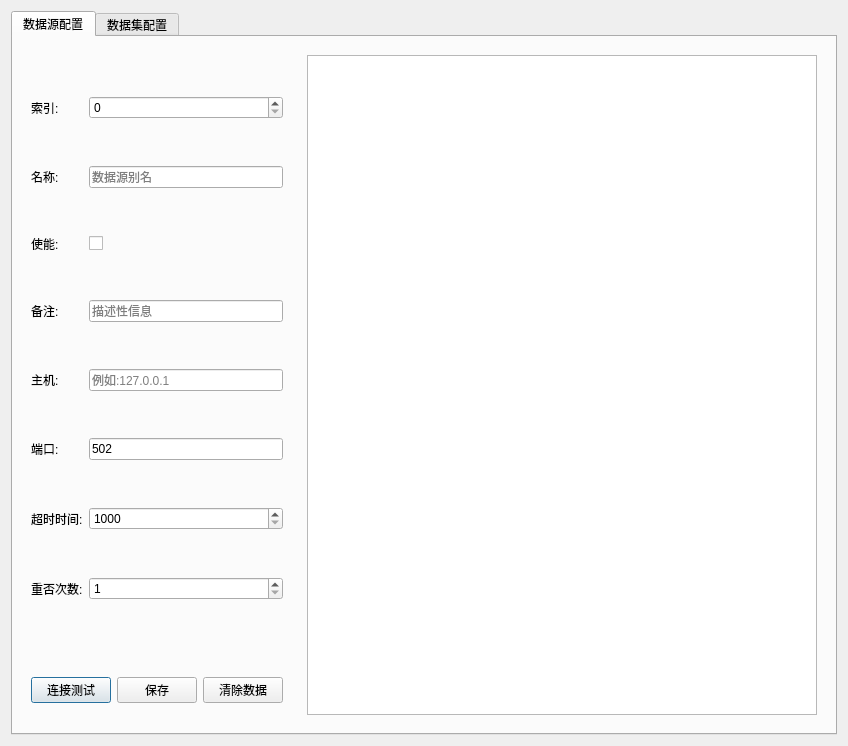
<?xml version="1.0" encoding="UTF-8"?>
<ui version="4.0">
 <class>ConfigDialog</class>
 <widget class="QDialog" name="ConfigDialog">
  <property name="geometry">
   <rect>
    <x>0</x>
    <y>0</y>
    <width>848</width>
    <height>746</height>
   </rect>
  </property>
  <property name="windowTitle">
   <string>MODBUSTCP驱动配置界面</string>
  </property>
  <layout class="QGridLayout" name="gridLayout">
   <item row="0" column="1">
    <widget class="QTabWidget" name="tabWidget">
     <property name="currentIndex">
      <number>0</number>
     </property>
     <property name="tabBarAutoHide">
      <bool>true</bool>
     </property>
     <widget class="QWidget" name="Tab1">
      <attribute name="title">
       <string>数据源配置</string>
      </attribute>
      <layout class="QGridLayout" name="gridLayout_10" rowstretch="9,1" columnstretch="3,7">
       <item row="0" column="0">
        <widget class="QWidget" name="widget_3" native="true">
         <layout class="QGridLayout" name="gridLayout_2">
          <item row="0" column="0">
           <widget class="QLabel" name="Label">
            <property name="text">
             <string>索引:</string>
            </property>
           </widget>
          </item>
          <item row="0" column="1">
           <widget class="QSpinBox" name="index1">
            <property name="sizePolicy">
             <sizepolicy hsizetype="Preferred" vsizetype="Fixed">
              <horstretch>0</horstretch>
              <verstretch>0</verstretch>
             </sizepolicy>
            </property>
            <property name="minimum">
             <number>0</number>
            </property>
           </widget>
          </item>
          <item row="1" column="0">
           <widget class="QLabel" name="Label_2">
            <property name="text">
             <string>名称:</string>
            </property>
           </widget>
          </item>
          <item row="1" column="1">
           <widget class="QLineEdit" name="name1">
            <property name="placeholderText">
             <string>数据源别名</string>
            </property>
           </widget>
          </item>
          <item row="2" column="0">
           <widget class="QLabel" name="Label_3">
            <property name="text">
             <string>使能:</string>
            </property>
           </widget>
          </item>
          <item row="2" column="1">
           <widget class="QCheckBox" name="enable1">
            <property name="checked">
             <bool>false</bool>
            </property>
           </widget>
          </item>
          <item row="3" column="0">
           <widget class="QLabel" name="Label_4">
            <property name="text">
             <string>备注:</string>
            </property>
           </widget>
          </item>
          <item row="3" column="1">
           <widget class="QLineEdit" name="desc1">
            <property name="placeholderText">
             <string>描述性信息</string>
            </property>
           </widget>
          </item>
          <item row="4" column="0">
           <widget class="QLabel" name="Label_7">
            <property name="text">
             <string>主机:</string>
            </property>
           </widget>
          </item>
          <item row="4" column="1">
           <widget class="QLineEdit" name="host">
            <property name="placeholderText">
             <string>例如:127.0.0.1</string>
            </property>
           </widget>
          </item>
          <item row="5" column="0">
           <widget class="QLabel" name="label_4">
            <property name="text">
             <string>端口:</string>
            </property>
           </widget>
          </item>
          <item row="5" column="1">
           <widget class="QLineEdit" name="port">
            <property name="text">
             <string>502</string>
            </property>
            <property name="placeholderText">
             <string>默认:502</string>
            </property>
           </widget>
          </item>
          <item row="6" column="0">
           <widget class="QLabel" name="label_6">
            <property name="text">
             <string>超时时间:</string>
            </property>
           </widget>
          </item>
          <item row="6" column="1">
           <widget class="QSpinBox" name="responseTime">
            <property name="minimum">
             <number>1000</number>
            </property>
            <property name="maximum">
             <number>10000</number>
            </property>
            <property name="singleStep">
             <number>100</number>
            </property>
           </widget>
          </item>
          <item row="7" column="0">
           <widget class="QLabel" name="label_7">
            <property name="text">
             <string>重否次数:</string>
            </property>
           </widget>
          </item>
          <item row="7" column="1">
           <widget class="QSpinBox" name="numberOfRetries">
            <property name="minimum">
             <number>1</number>
            </property>
            <property name="maximum">
             <number>4</number>
            </property>
           </widget>
          </item>
         </layout>
        </widget>
       </item>
       <item row="1" column="0">
        <widget class="QWidget" name="widget" native="true">
         <layout class="QHBoxLayout" name="horizontalLayout">
          <item>
           <widget class="QPushButton" name="connectTest">
            <property name="text">
             <string>连接测试</string>
            </property>
           </widget>
          </item>
          <item>
           <widget class="QPushButton" name="saveDataSource">
            <property name="text">
             <string>保存</string>
            </property>
           </widget>
          </item>
          <item>
           <widget class="QPushButton" name="clearDataSource">
            <property name="text">
             <string>清除数据</string>
            </property>
           </widget>
          </item>
         </layout>
        </widget>
       </item>
       <item row="0" column="1" rowspan="2">
        <widget class="QWidget" name="widget_2" native="true">
         <layout class="QGridLayout" name="gridLayout_3">
          <item row="0" column="0">
           <widget class="QTableView" name="tableView1">
            <property name="enabled">
             <bool>true</bool>
            </property>
            <property name="lineWidth">
             <number>1</number>
            </property>
            <property name="editTriggers">
             <set>QAbstractItemView::NoEditTriggers</set>
            </property>
           </widget>
          </item>
         </layout>
        </widget>
       </item>
      </layout>
     </widget>
     <widget class="QWidget" name="Tab2">
      <attribute name="title">
       <string>数据集配置</string>
      </attribute>
      <layout class="QGridLayout" name="gridLayout_9" rowstretch="9,1" columnstretch="3,7">
       <item row="0" column="0">
        <widget class="QWidget" name="widget_7" native="true">
         <layout class="QGridLayout" name="gridLayout_8" rowstretch="1,1" columnstretch="1,1">
          <item row="1" column="0">
           <widget class="QGroupBox" name="groupBox_2">
            <property name="title">
             <string>读信息:</string>
            </property>
            <layout class="QGridLayout" name="gridLayout_5">
             <item row="0" column="0">
              <widget class="QLabel" name="label1">
               <property name="text">
                <string>主机地址:</string>
               </property>
              </widget>
             </item>
             <item row="0" column="1">
              <widget class="QLineEdit" name="server_read"/>
             </item>
             <item row="1" column="0">
              <widget class="QLabel" name="label_13">
               <property name="text">
                <string>功能码:</string>
               </property>
              </widget>
             </item>
             <item row="1" column="1">
              <widget class="QComboBox" name="code_read"/>
             </item>
             <item row="2" column="0">
              <widget class="QLabel" name="label_14">
               <property name="text">
                <string>开始地址:</string>
               </property>
              </widget>
             </item>
             <item row="2" column="1">
              <widget class="QLineEdit" name="startAddr_read"/>
             </item>
             <item row="3" column="0">
              <widget class="QLabel" name="label_15">
               <property name="text">
                <string>地址长度:</string>
               </property>
              </widget>
             </item>
             <item row="3" column="1">
              <widget class="QLineEdit" name="length_read"/>
             </item>
            </layout>
           </widget>
          </item>
          <item row="1" column="1">
           <widget class="QGroupBox" name="groupBox">
            <property name="title">
             <string> 写信息:</string>
            </property>
            <layout class="QGridLayout" name="gridLayout_7">
             <item row="2" column="0">
              <widget class="QLabel" name="label_10">
               <property name="text">
                <string>开始地址:</string>
               </property>
              </widget>
             </item>
             <item row="2" column="1">
              <widget class="QLineEdit" name="startAddr_write"/>
             </item>
             <item row="3" column="1">
              <widget class="QLineEdit" name="length_write"/>
             </item>
             <item row="0" column="0">
              <widget class="QLabel" name="label_8">
               <property name="text">
                <string>主机地址:</string>
               </property>
              </widget>
             </item>
             <item row="0" column="1">
              <widget class="QLineEdit" name="server_write"/>
             </item>
             <item row="1" column="0">
              <widget class="QLabel" name="label_9">
               <property name="text">
                <string>功能码:</string>
               </property>
              </widget>
             </item>
             <item row="1" column="1">
              <widget class="QComboBox" name="code_write"/>
             </item>
             <item row="3" column="0">
              <widget class="QLabel" name="label_11">
               <property name="text">
                <string>地址长度:</string>
               </property>
              </widget>
             </item>
            </layout>
           </widget>
          </item>
          <item row="0" column="0" colspan="2">
           <widget class="QWidget" name="widget_6" native="true">
            <layout class="QGridLayout" name="gridLayout_6">
             <item row="0" column="0">
              <widget class="QLabel" name="Label_15">
               <property name="text">
                <string>索引:</string>
               </property>
              </widget>
             </item>
             <item row="0" column="1">
              <widget class="QSpinBox" name="index2">
               <property name="minimum">
                <number>0</number>
               </property>
              </widget>
             </item>
             <item row="1" column="0">
              <widget class="QLabel" name="Label_16">
               <property name="text">
                <string>名称:</string>
               </property>
              </widget>
             </item>
             <item row="1" column="1">
              <widget class="QLineEdit" name="name2">
               <property name="placeholderText">
                <string>数据集别名</string>
               </property>
              </widget>
             </item>
             <item row="2" column="0">
              <widget class="QLabel" name="label_3">
               <property name="text">
                <string>数据源:</string>
               </property>
              </widget>
             </item>
             <item row="2" column="1">
              <widget class="QComboBox" name="dataSource">
               <property name="editable">
                <bool>false</bool>
               </property>
              </widget>
             </item>
             <item row="3" column="0">
              <widget class="QLabel" name="Label_17">
               <property name="text">
                <string>使能:</string>
               </property>
              </widget>
             </item>
             <item row="3" column="1">
              <widget class="QCheckBox" name="enable2">
               <property name="checked">
                <bool>false</bool>
               </property>
              </widget>
             </item>
             <item row="4" column="0">
              <widget class="QLabel" name="label_2">
               <property name="text">
                <string>允许 写:</string>
               </property>
              </widget>
             </item>
             <item row="4" column="1">
              <widget class="QCheckBox" name="writeEnable">
               <property name="text">
                <string/>
               </property>
              </widget>
             </item>
             <item row="5" column="0">
              <widget class="QLabel" name="Label_18">
               <property name="text">
                <string>备注:</string>
               </property>
              </widget>
             </item>
             <item row="5" column="1">
              <widget class="QLineEdit" name="desc2">
               <property name="placeholderText">
                <string>描述性信息</string>
               </property>
              </widget>
             </item>
            </layout>
           </widget>
          </item>
         </layout>
        </widget>
       </item>
       <item row="0" column="1">
        <widget class="QWidget" name="widget_5" native="true">
         <layout class="QGridLayout" name="gridLayout_4">
          <item row="0" column="0">
           <widget class="QTableView" name="tableView2">
            <property name="editTriggers">
             <set>QAbstractItemView::NoEditTriggers</set>
            </property>
           </widget>
          </item>
         </layout>
        </widget>
       </item>
       <item row="1" column="0">
        <widget class="QWidget" name="widget_4" native="true">
         <layout class="QHBoxLayout" name="horizontalLayout_2">
          <item>
           <widget class="QPushButton" name="getDataTest">
            <property name="text">
             <string>读测试</string>
            </property>
           </widget>
          </item>
          <item>
           <widget class="QPushButton" name="setDataTest">
            <property name="text">
             <string> 写测试</string>
            </property>
           </widget>
          </item>
          <item>
           <widget class="QPushButton" name="clearDataSet">
            <property name="text">
             <string>清除数据</string>
            </property>
           </widget>
          </item>
          <item>
           <widget class="QPushButton" name="saveDataSet">
            <property name="text">
             <string>保存</string>
            </property>
           </widget>
          </item>
         </layout>
        </widget>
       </item>
      </layout>
     </widget>
    </widget>
   </item>
  </layout>
 </widget>
 <resources/>
 <connections/>
</ui>
